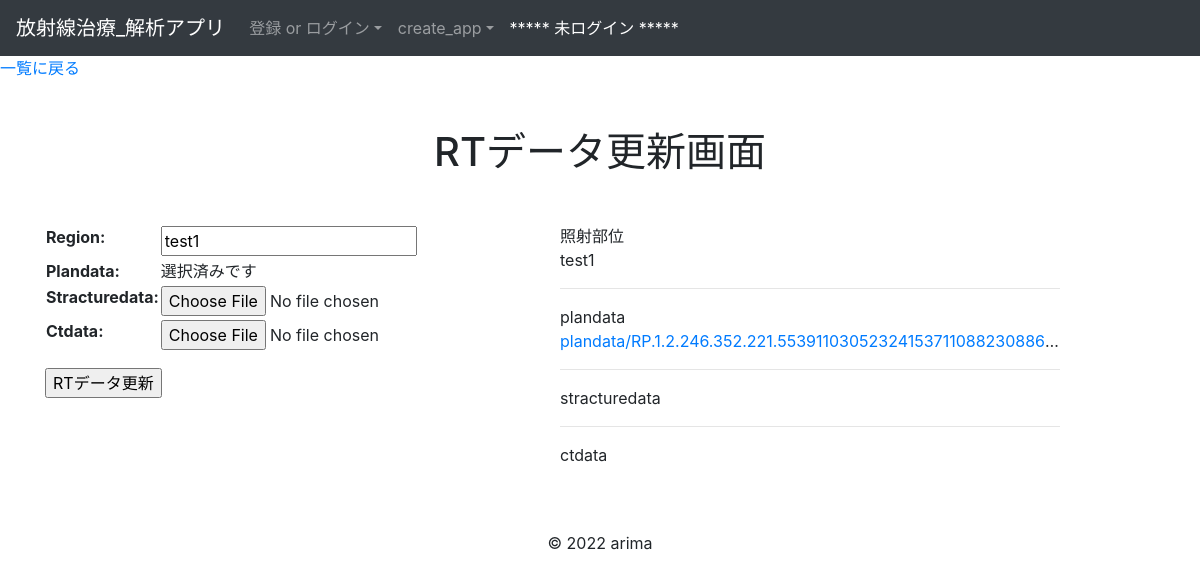
The page /analytics/edit_rtdata/23 on the database its author committed.
### analytics/models.py (models this page shows, shortened)
class BaseModel(models.Model):
    create_at = models.DateTimeField()
    update_at = models.DateTimeField()
    class Meta:
        abstract = True #Tableとして作成されないようにする

class Rtdatas(BaseModel):
    region = models.CharField(max_length=10)
    user = models.ForeignKey(
        'accounts.Users', on_delete=models.CASCADE
    )
    objects = RtdatasManager()
    class Meta:
        db_table = 'rtdata'
        verbose_name_plural = 'RTデータ'

class Plandatas(BaseModel):
    plandata = models.FileField(upload_to='plandata/')
    rtdata = models.OneToOneField(
        Rtdatas,
        on_delete=models.CASCADE,
        primary_key=True
    )
    objects = PlandatasManager()
    class Meta:
        db_table = 'plandatas'
        verbose_name_plural = 'プランデータ'

### analytics/views.py (the view, shortened to what this page needs)
# urls.py: path('edit_rtdata/<int:pk>', RtdataUpdateView.as_view(), name='edit_rtdata'),
class RtdataUpdateView(SuccessMessageMixin, UpdateView):
    model = Rtdatas
    template_name = 'analytics/update_rtdata.html'
    form_class = forms.UpdateRtdataForm
    success_message = '更新に成功しました'
    def get_context_data(self, **kwargs):
        context = super().get_context_data(**kwargs)
        plandata_form = forms.PlandataUploadForm()
        plandata = Plandatas.objects.filter_by_rtdata(rtdata=self.object)
        stracturedata_form = forms.StracturedataUploadForm()
        stracturedata =  Stracturedatas.objects.filter_by_rtdata(rtdata=self.object)
        ctdata_form = forms.CtdataUploadForm()
        ctdata =  Ctdatas.objects.filter_by_rtdata(rtdata=self.object)
        rtdata = Rtdatas.objects.get(id=self.object.id)
        context['rtdata'] = rtdata
        context['plandata'] = plandata
        context['plandata_form'] = plandata_form
        context['stracturedata'] = stracturedata
        context['stracturedata_form'] = stracturedata_form
        context['ctdata'] = ctdata
        context['ctdata_form'] = ctdata_form
        return context

### analytics/forms.py (shortened to what this page needs)
class UpdateRtdataForm(forms.ModelForm):
    class Meta:
        model = Rtdatas
        fields = ['region',]

class PlandataUploadForm(forms.ModelForm):
    plandata = forms.FileField(required=False)
    class Meta:
        model = Plandatas
        fields = ['plandata',]

### analytics/models.py (called while the page is built)
    def filter_by_rtdata(self, rtdata):
        return self.filter(rtdata=rtdata).all()

    def filter_by_rtdata(self, rtdata):
        return self.filter(rtdata=rtdata).all()

    def filter_by_rtdata(self, rtdata):
        return self.filter(rtdata=rtdata).all()

### templates/analytics/update_rtdata.html (shortened to what this page needs)
{% extends "base.html" %}
{% block content %}
  <a href="{% url 'analytics:list_rtdatas'%}">一覧に戻る</a>
<div class="container">
  <h1 class="text-center my-5">RTデータ更新画面</h1>
  <div class="row">
    <div class="col-5">
      <form method="POST" enctype='multipart/form-data'>
        <table>
          {{ form.as_table }}
          {% if object.plandatas.plandata == "" %}
            {{ plandata_form.as_table }}
          {% else%}
            <tr><th>Plandata:</th><td>選択済みです</td></tr>
          {% endif %}
          {% if object.stracturedatas.stracturedata == "" %}
            {{ stracturedata_form.as_table }}
          {% else%}
            <tr><th>Stracturedata:</th><td>選択済みです</td></tr>
          {% endif %}
          {{ ctdata_form.as_table }}
        </table>
        <input type="submit" value="RTデータ更新" class='mt-3'>
      </form>
    </div>
    <div class="col-6">
      <table class="text-truncate">
        <ul>
          <li class="text-truncate">照射部位<br>
            {{object.region}}
          </li><hr>
          <li class="text-truncate">plandata<br>
            <a href="{% url 'analytics:delete_plandata' pk=rtdata.id %}" onclick="return confirm('データを削除します。よろしいですか？')">{{ object.plandatas.plandata }}</a>
          </li><hr>
          <li class="text-truncate">stracturedata<br>
          </li><hr>
          <li class="text-truncate">ctdata<br>
          </li>
        </ul>
      </table>
    </div>
  </div>
</div>
{% endblock %}

### rows shown on the page
Rtdatas: region "test1", plandatas.plandata "plandata/RP.1.2.246.352.221.55391103052324153711088230886…"
